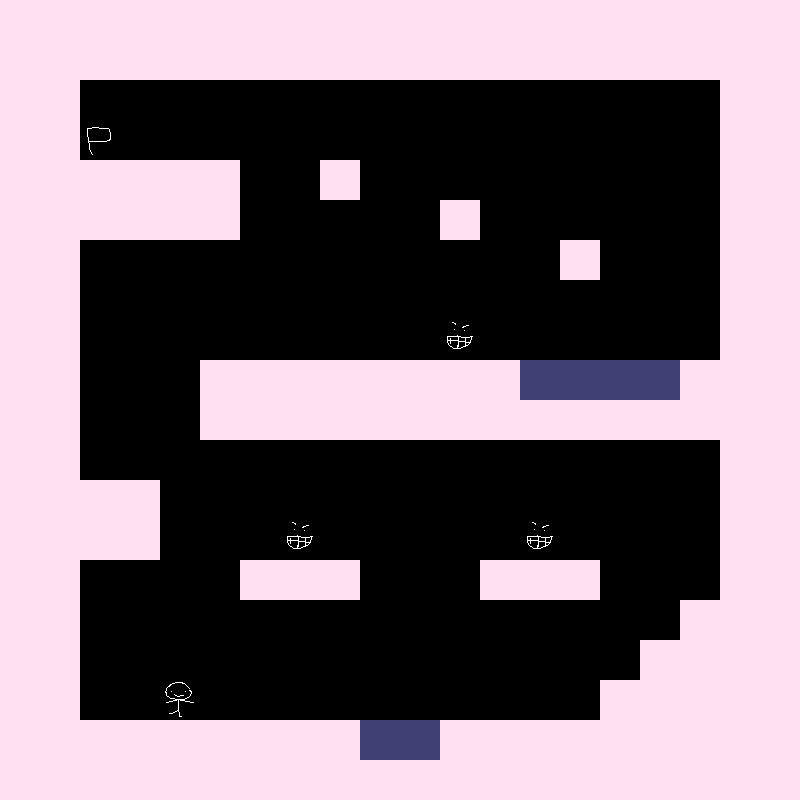

A level layout from a 2D game, rendered from its tile map. Below: a short description, then the map file with its tile-grid data intact:
An orthogonal 20x20 tile map with 40x40 px tiles, 1 tile layer (Tiles).

<map version="1.10" tiledversion="1.10.2" orientation="orthogonal" renderorder="right-down" width="20" height="20" tilewidth="40" tileheight="40" infinite="0" nextlayerid="12" nextobjectid="61">
 <editorsettings>
  <export target="level1.lua" format="lua" />
 </editorsettings>
 <tileset firstgid="1" name="Pastel" tilewidth="40" tileheight="40" tilecount="9" columns="3">
  <image source="tileset1.png" width="120" height="120" />
  <wangsets>
   <wangset name="weeee" type="corner" tile="7">
    <wangcolor name="" color="#ff0000" tile="-1" probability="1" />
    <wangtile tileid="10" wangid="0,1,0,0,0,1,0,1" />
    <wangtile tileid="11" wangid="0,1,0,1,0,0,0,1" />
    <wangtile tileid="17" wangid="0,0,0,1,0,1,0,1" />
    <wangtile tileid="18" wangid="0,1,0,1,0,1,0,0" />
    <wangtile tileid="22" wangid="0,0,0,1,0,0,0,0" />
    <wangtile tileid="23" wangid="0,0,0,1,0,1,0,0" />
    <wangtile tileid="24" wangid="0,0,0,0,0,1,0,0" />
    <wangtile tileid="29" wangid="0,1,0,1,0,0,0,0" />
    <wangtile tileid="30" wangid="0,1,0,1,0,1,0,1" />
    <wangtile tileid="31" wangid="0,0,0,0,0,1,0,1" />
    <wangtile tileid="36" wangid="0,1,0,0,0,0,0,0" />
    <wangtile tileid="37" wangid="0,1,0,0,0,0,0,1" />
    <wangtile tileid="38" wangid="0,0,0,0,0,0,0,1" />
   </wangset>
   <wangset name="woooooo" type="edge" tile="11">
    <wangcolor name="" color="#ff0000" tile="-1" probability="1" />
    <wangtile tileid="0" wangid="0,0,1,0,1,0,0,0" />
    <wangtile tileid="1" wangid="0,0,1,0,1,0,1,0" />
    <wangtile tileid="2" wangid="0,0,0,0,1,0,1,0" />
    <wangtile tileid="7" wangid="1,0,1,0,1,0,0,0" />
    <wangtile tileid="8" wangid="1,0,1,0,1,0,1,0" />
    <wangtile tileid="9" wangid="1,0,0,0,1,0,1,0" />
    <wangtile tileid="14" wangid="1,0,1,0,0,0,0,0" />
    <wangtile tileid="15" wangid="1,0,1,0,0,0,1,0" />
    <wangtile tileid="16" wangid="1,0,0,0,0,0,1,0" />
    <wangtile tileid="25" wangid="0,0,0,0,1,0,0,0" />
    <wangtile tileid="32" wangid="1,0,0,0,1,0,0,0" />
    <wangtile tileid="39" wangid="1,0,0,0,0,0,0,0" />
    <wangtile tileid="43" wangid="0,0,1,0,0,0,0,0" />
    <wangtile tileid="44" wangid="0,0,1,0,0,0,1,0" />
    <wangtile tileid="45" wangid="0,0,0,0,0,0,1,0" />
   </wangset>
  </wangsets>
 </tileset>
 <layer id="11" name="Tiles" width="20" height="20">
  <data encoding="csv">
1,1,1,1,1,1,1,1,1,1,1,1,1,1,1,1,1,1,1,1,
1,1,1,1,1,1,1,1,1,1,1,1,1,1,1,1,1,1,1,1,
1,1,0,0,0,0,0,0,0,0,0,0,0,0,0,0,0,0,1,1,
1,1,4,3,0,0,0,0,0,0,0,0,0,0,0,0,0,0,1,1,
1,1,1,1,1,1,0,0,1,0,0,0,0,0,0,0,0,0,1,1,
1,1,1,1,1,1,0,0,0,0,0,1,0,0,0,0,0,0,1,1,
1,1,0,0,0,0,0,0,0,0,0,0,0,0,1,0,0,0,1,1,
1,1,0,0,0,0,0,0,0,0,0,0,0,0,0,0,0,0,1,1,
1,1,0,0,0,0,0,0,0,0,0,5,0,0,0,0,0,0,1,1,
1,1,0,0,0,1,1,1,1,1,1,1,1,2,2,2,2,1,1,1,
1,1,0,0,0,1,1,1,1,1,1,1,1,1,1,1,1,1,1,1,
1,1,0,0,0,0,0,0,0,0,0,0,0,0,0,0,0,0,1,1,
1,1,1,1,0,0,0,0,0,0,0,0,0,0,0,0,0,0,1,1,
1,1,1,1,0,0,0,5,0,0,0,0,0,5,0,0,0,0,1,1,
1,1,0,0,0,0,1,1,1,0,0,0,1,1,1,0,0,0,1,1,
1,1,0,0,0,0,0,0,0,0,0,0,0,0,0,0,0,1,1,1,
1,1,0,0,0,0,0,0,0,0,0,0,0,0,0,0,1,1,1,1,
1,1,0,0,6,0,0,0,0,0,0,0,0,0,0,1,1,1,1,1,
1,1,1,1,1,1,1,1,1,2,2,1,1,1,1,1,1,1,1,1,
1,1,1,1,1,1,1,1,1,1,1,1,1,1,1,1,1,1,1,1
</data>
 </layer>
</map>